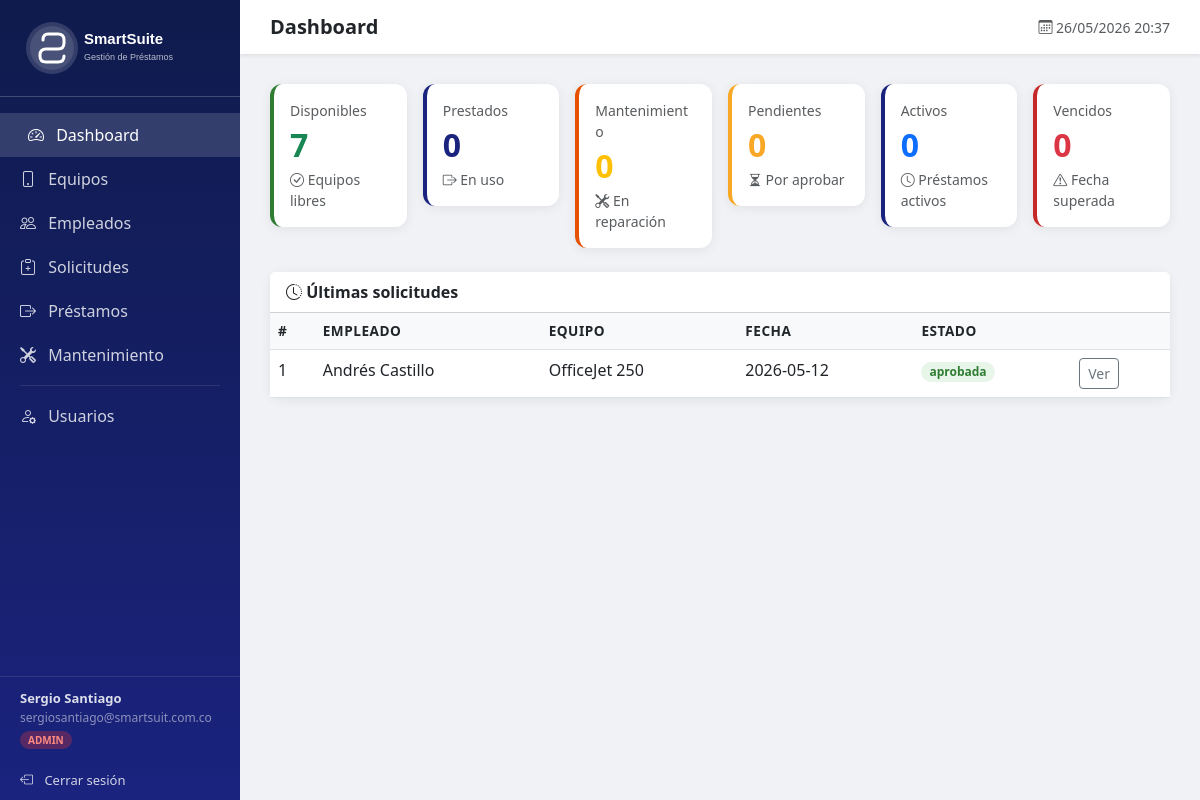
/ (signed in), run on the app's committed database.
### tables this page shows
CREATE TABLE SOLICITUD (
            id_solicitud INTEGER PRIMARY KEY AUTOINCREMENT,
            id_empleado INTEGER NOT NULL,
            id_equipo INTEGER NOT NULL,
            id_supervisor INTEGER,
            fecha_solicitud TEXT NOT NULL DEFAULT (datetime('now','localtime')),
            fecha_estimada_dev TEXT NOT NULL,
            estado_solicitud TEXT NOT NULL DEFAULT 'pendiente'
                CHECK(estado_solicitud IN ('pendiente','aprobada','rechazada')),
            motivo TEXT,
            FOREIGN KEY (id_empleado) REFERENCES EMPLEADO(id_empleado),
            FOREIGN KEY (id_equipo) REFERENCES EQUIPO(id_equipo),
            FOREIGN KEY (id_supervisor) REFERENCES EMPLEADO(id_empleado)
        );

CREATE TABLE EMPLEADO (
            id_empleado INTEGER PRIMARY KEY AUTOINCREMENT,
            nombre TEXT NOT NULL,
            cargo TEXT NOT NULL,
            area TEXT,
            correo TEXT NOT NULL UNIQUE,
            telefono TEXT
        );

CREATE TABLE EQUIPO (
            id_equipo INTEGER PRIMARY KEY AUTOINCREMENT,
            id_tipo INTEGER NOT NULL,
            nombre TEXT NOT NULL,
            marca TEXT,
            numero_serie TEXT NOT NULL UNIQUE,
            estado TEXT NOT NULL DEFAULT 'disponible'
                CHECK(estado IN ('disponible','prestado','en_mantenimiento')),
            FOREIGN KEY (id_tipo) REFERENCES TIPO_EQUIPO(id_tipo)
        );

### app.py (the view)
@app.route('/')
@login_required
def index():
    conn = get_db()
    stats = {
        'disponibles': conn.execute("SELECT COUNT(*) FROM EQUIPO WHERE estado='disponible'").fetchone()[0],
        'prestados':   conn.execute("SELECT COUNT(*) FROM EQUIPO WHERE estado='prestado'").fetchone()[0],
        'mantenimiento': conn.execute("SELECT COUNT(*) FROM EQUIPO WHERE estado='en_mantenimiento'").fetchone()[0],
        'solicitudes_pendientes': conn.execute("SELECT COUNT(*) FROM SOLICITUD WHERE estado_solicitud='pendiente'").fetchone()[0],
        'prestamos_activos': conn.execute("SELECT COUNT(*) FROM PRESTAMO WHERE estado_prestamo='activo'").fetchone()[0],
    }
    vencidos = conn.execute("""
        SELECT COUNT(*) FROM PRESTAMO p
        JOIN SOLICITUD s ON p.id_solicitud = s.id_solicitud
        WHERE p.estado_prestamo='activo'
          AND s.fecha_estimada_dev < date('now','localtime')
    """).fetchone()[0]
    stats['vencidos'] = vencidos
    if session.get('rol') == 'trabajador':
        emp = conn.execute(
            "SELECT id_empleado FROM EMPLEADO WHERE correo=?", (session['correo'],)
        ).fetchone()
        emp_id = emp['id_empleado'] if emp else -1
        ultimas = conn.execute("""
            SELECT s.id_solicitud, e.nombre as empleado, eq.nombre as equipo,
                   s.fecha_solicitud, s.estado_solicitud
            FROM SOLICITUD s
            JOIN EMPLEADO e ON s.id_empleado = e.id_empleado
            JOIN EQUIPO eq ON s.id_equipo = eq.id_equipo
            WHERE s.id_empleado = ?
            ORDER BY s.id_solicitud DESC LIMIT 5
        """, (emp_id,)).fetchall()
    else:
        ultimas = conn.execute("""
            SELECT s.id_solicitud, e.nombre as empleado, eq.nombre as equipo,
                   s.fecha_solicitud, s.estado_solicitud
            FROM SOLICITUD s
            JOIN EMPLEADO e ON s.id_empleado = e.id_empleado
            JOIN EQUIPO eq ON s.id_equipo = eq.id_equipo
            ORDER BY s.id_solicitud DESC LIMIT 5
        """).fetchall()
    conn.close()
    return render_template('index.html', stats=stats, ultimas=ultimas)

### app.py (called while the page is built)
def get_db():
    conn = sqlite3.connect(DB_PATH)
    conn.row_factory = sqlite3.Row
    conn.execute("PRAGMA foreign_keys = ON")
    return conn

def login_required(f):
    @wraps(f)
    def decorated(*args, **kwargs):
        if 'user_id' not in session:
            flash('Debes iniciar sesión para acceder.', 'warning')
            return redirect(url_for('login'))
        return f(*args, **kwargs)
    return decorated

@app.context_processor
def inject_globals():
    return {
        'now': datetime.now().strftime('%d/%m/%Y %H:%M'),
        'current_user': {
            'nombre': session.get('nombre', ''),
            'correo': session.get('correo', ''),
            'rol': session.get('rol', ''),
        }
    }

### templates/index.html (shortened to what this page needs)
{% extends 'base.html' %}
{% block page_heading %}Dashboard{% endblock %}
{% block content %}
<div class="row g-3 mb-4">
  <div class="col-md-2">
    <div class="card stat-card green p-3">
      <div class="text-muted small">Disponibles</div>
      <div class="fs-2 fw-bold text-success">{{ stats.disponibles }}</div>
      <div class="text-muted small"><i class="bi bi-check-circle"></i> Equipos libres</div>
    </div>
  </div>
  <div class="col-md-2">
    <div class="card stat-card blue p-3">
      <div class="text-muted small">Prestados</div>
      <div class="fs-2 fw-bold" style="color:#1a237e">{{ stats.prestados }}</div>
      <div class="text-muted small"><i class="bi bi-box-arrow-right"></i> En uso</div>
    </div>
  </div>
  <div class="col-md-2">
    <div class="card stat-card orange p-3">
      <div class="text-muted small">Mantenimiento</div>
      <div class="fs-2 fw-bold text-warning">{{ stats.mantenimiento }}</div>
      <div class="text-muted small"><i class="bi bi-tools"></i> En reparación</div>
    </div>
  </div>
  <div class="col-md-2">
    <div class="card stat-card yellow p-3">
      <div class="text-muted small">Pendientes</div>
      <div class="fs-2 fw-bold" style="color:#f9a825">{{ stats.solicitudes_pendientes }}</div>
      <div class="text-muted small"><i class="bi bi-hourglass-split"></i> Por aprobar</div>
    </div>
  </div>
  <div class="col-md-2">
    <div class="card stat-card blue p-3">
      <div class="text-muted small">Activos</div>
      <div class="fs-2 fw-bold text-primary">{{ stats.prestamos_activos }}</div>
      <div class="text-muted small"><i class="bi bi-clock"></i> Préstamos activos</div>
    </div>
  </div>
  <div class="col-md-2">
    <div class="card stat-card red p-3">
      <div class="text-muted small">Vencidos</div>
      <div class="fs-2 fw-bold text-danger">{{ stats.vencidos }}</div>
      <div class="text-muted small"><i class="bi bi-exclamation-triangle"></i> Fecha superada</div>
    </div>
  </div>
</div>
<div class="card">
  <div class="card-header bg-white fw-bold">
    <i class="bi bi-clock-history"></i> Últimas solicitudes
  </div>
  <div class="card-body p-0">
    <table class="table table-hover mb-0">
      <thead>
        <tr>
          <th>#</th><th>Empleado</th><th>Equipo</th><th>Fecha</th><th>Estado</th><th></th>
        </tr>
      </thead>
      <tbody>
        {% for s in ultimas %}
        <tr>
          <td>{{ s.id_solicitud }}</td>
          <td>{{ s.empleado }}</td>
          <td>{{ s.equipo }}</td>
          <td>{{ s.fecha_solicitud[:10] }}</td>
          <td><span class="badge badge-{{ s.estado_solicitud }} px-2 py-1 rounded-pill">{{ s.estado_solicitud }}</span></td>
          <td><a href="/solicitudes" class="btn btn-sm btn-outline-secondary">Ver</a></td>
        </tr>
        {% else %}
        <tr><td colspan="6" class="text-center text-muted py-3">Sin solicitudes aún</td></tr>
        {% endfor %}
      </tbody>
    </table>
  </div>
</div>
{% endblock %}

### templates/base.html (style rules this page uses)
body { background: #f0f2f5; }
.card { border: none; border-radius: 12px; box-shadow: 0 2px 12px rgba(0,0,0,.07); }
.stat-card { border-left: 4px solid; }
.stat-card.blue { border-color: #1a237e; }
.stat-card.green { border-color: #2e7d32; }
.stat-card.orange { border-color: #e65100; }
.stat-card.red { border-color: #c62828; }
.stat-card.yellow { border-color: #f9a825; }
.badge-aprobada { background: #e8f5e9; color: #2e7d32; }
.table th { background: #f8f9fa; font-weight: 600; font-size: .85rem; text-transform: uppercase; letter-spacing: .5px; }

### data on the page
SOLICITUD: id_solicitud "1", empleado "Andrés Castillo", equipo "OfficeJet 250", fecha_solicitud "2026-05-12", estado_solicitud "aprobada"

### other printed values
{{ current_user.nombre }} "Sergio Santiago"
{{ current_user.correo }} "sergiosantiago@smartsuit.com.co"
{{ stats.disponibles }} "7"
{{ stats.prestados }} "0"
{{ stats.mantenimiento }} "0"
{{ stats.solicitudes_pendientes }} "0"
{{ stats.prestamos_activos }} "0"
{{ stats.vencidos }} "0"
